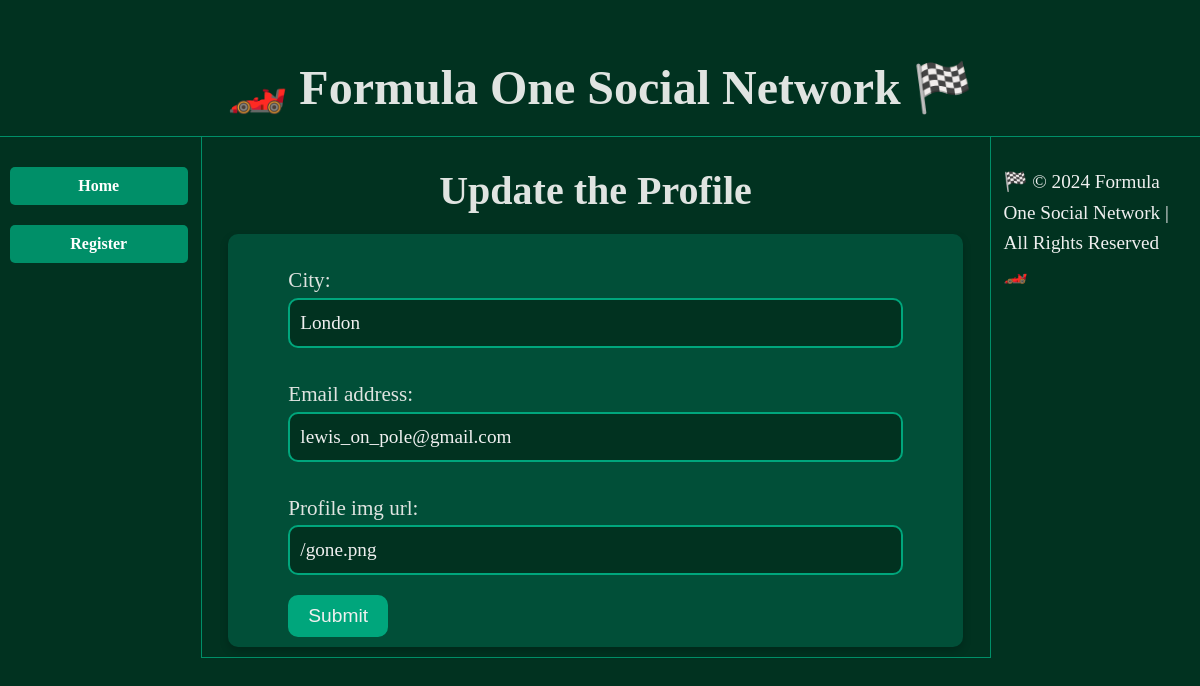
The page /mini_fb/profile/1/update on the database its author committed.
### mini_fb/models.py (models this page shows, shortened)
class Profile(models.Model):
    first_name = models.TextField(blank = False)
    last_name = models.TextField(blank = False)
    city = models.TextField(blank = False)
    email_address = models.TextField(blank = False)
    profile_img_url = models.TextField(blank = False)

### mini_fb/views.py (the view)
# urls.py: path('profile/<int:pk>/update', views.UpdateProfileView.as_view(), name='update_profile'),
class UpdateProfileView(UpdateView):
    model = Profile
    form_class = UpdateProfileForm
    template_name = 'mini_fb/update_profile_form.html'

### mini_fb/forms.py
class UpdateProfileForm(forms.ModelForm):
    class Meta:
        model = Profile
        fields = ['city', 'email_address', 'profile_img_url']
        widgets = {
            'city': forms.TextInput(attrs={'class': 'form-control', 'placeholder': 'Enter your city'}),
            'email_address': forms.EmailInput(attrs={'class': 'form-control', 'placeholder': 'Enter your email'}),
            'profile_img_url': forms.TextInput(attrs={'class': 'form-control', 'placeholder': 'Enter profile image URL'})}

### mini_fb/templates/mini_fb/update_profile_form.html (shortened to what this page needs)
{% extends 'mini_fb/base.html' %}
{% load static %}
{% block content %}
<head>
</head>
<body>
    <h2> Update the Profile </h2>
    <form method="POST">
        {{ form.as_p }}
        <input type="submit" value="Submit">
    </form>
</body>
{% endblock %}

### mini_fb/static/styles_4.css (style rules this page uses)
body { background-color: #013220; color: #f0f0f0; font-family: 'Georgia', serif; }
h1, h2, h3 { color: #e0e4e1; font-family: 'Garamond', serif; text-align: center; margin-top: 20px; margin-bottom: 10px; }
h2 { font-size: 2.5em; }
p { font-family: 'Times New Roman', serif; font-size: 1.2em; line-height: 1.6; margin: 20px; color: #f0f0f0; }
body, h1, h2, h3, p, a, table { margin: 10px 0px; padding: 10px 0px; }
form { text-align: left; background-color: #014f38; border-radius: 10px; padding: 10px 60px; width: 80%; margin: 0 auto; box-shadow: 0 4px 8px rgba(0, 0, 0, 0.2); }
label { font-family: 'Garamond', serif; font-size: 1.1em; margin-bottom: 5px; color: #e0e4e1; }
input[type = "text"], input[type = "tel"], input[type = "email"], select, textarea { height: 50px; width: 100%; padding: 10px; border: 2px solid #00a67c; border-radius: 10px; background-color: #013220; color: #f0f0f0; font-family: 'Times New Roman', serif; font-size: 1.0em; cursor: pointer; }
input[type = "submit"] { background-color: #00a67c; color: #f0f0f0; border: none; padding: 10px 20px; font-size: 1.2em; cursor: pointer; border-radius: 10px; }
input[type="text"], input[type="email"], input[type="url"] { width: 100%; padding: 10px; border: 2px solid #00a67c; border-radius: 10px; background-color: #013220; color: #f0f0f0; font-family: 'Times New Roman', serif; font-size: 1.0em; cursor: pointer; }

### rows shown on the page
Profile: city "London", email_address "lewis_on_pole@gmail.com", profile_img_url "/gone.png"
